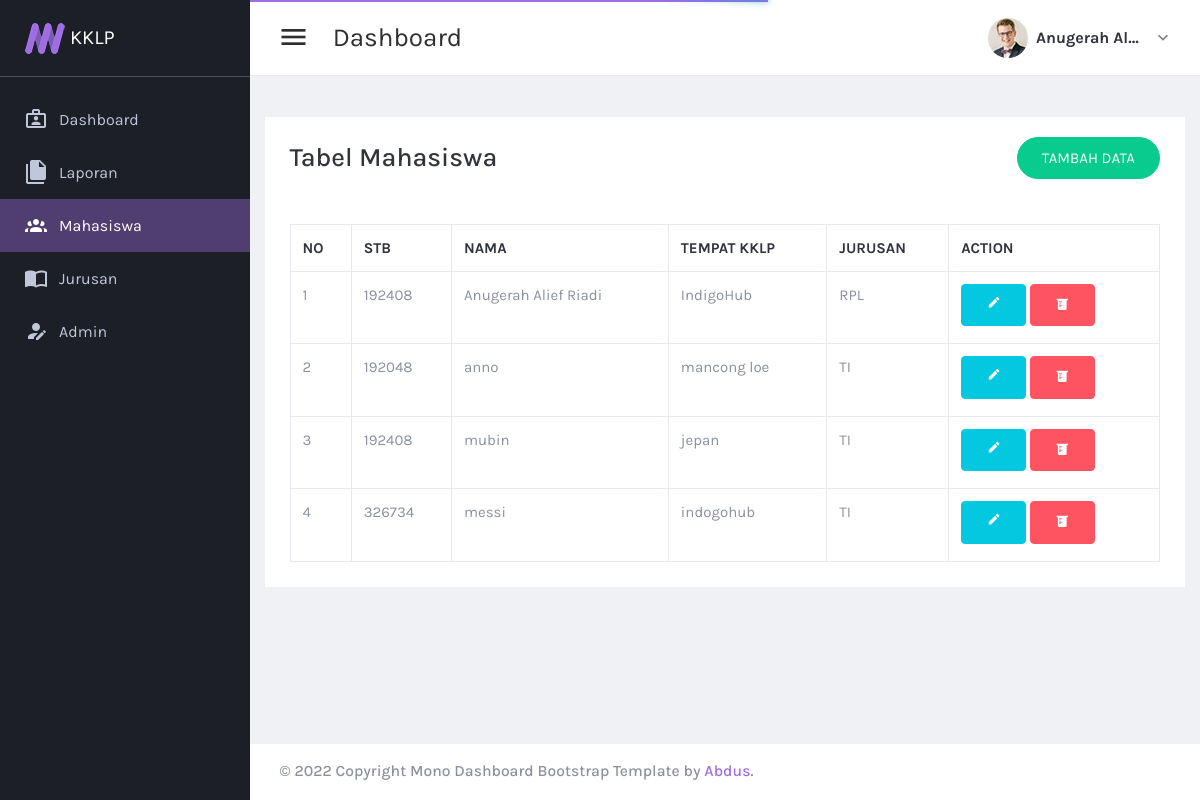
/mahasiswa.php (signed in), run on the app's committed database.
### tables this page shows
CREATE TABLE `mahasiswa` (
  `id_mahasiswa` int(11) NOT NULL,
  `id_jurusan` int(11) NOT NULL,
  `stb` int(11) NOT NULL,
  `nama` varchar(50) NOT NULL,
  `tempat_kklp` varchar(50) NOT NULL
);

CREATE TABLE `jurusan` (
  `id_jurusan` int(11) NOT NULL,
  `kd_jur` varchar(3) NOT NULL,
  `jurusan` varchar(50) NOT NULL
);

### mahasiswa.php (the view, shortened to what this page needs)
<?php
  include 'koneksi.php';
	?>
<!DOCTYPE html>
<html lang="en" dir="ltr">
  <head>
  <link href="plugins/material/css/materialdesignicons.min.css" rel="stylesheet" />
  <link href="plugins/simplebar/simplebar.css" rel="stylesheet" />
  <link href="plugins/nprogress/nprogress.css" rel="stylesheet" />
  <link href="plugins/DataTables/DataTables-1.10.18/css/jquery.dataTables.min.css" rel="stylesheet" />
  <link href="plugins/jvectormap/jquery-jvectormap-2.0.3.css" rel="stylesheet" />
  <link href="plugins/daterangepicker/daterangepicker.css" rel="stylesheet" />
  <link href="https://cdn.quilljs.com/1.3.6/quill.snow.css" rel="stylesheet">
  <link href="plugins/toaster/toastr.min.css" rel="stylesheet" />
  <link id="main-css-href" rel="stylesheet" href="css/style.css" />
</head>
  <body class="navbar-fixed sidebar-fixed" id="body">
    <div class="wrapper">
        <aside class="left-sidebar sidebar-dark" id="left-sidebar">
          <div id="sidebar" class="sidebar sidebar-with-footer">
            <div class="app-brand">
              <a href="/index.html">
                <img src="images/logo.png" alt="Mono">
                <span class="brand-name">KKLP</span>
              </a>
            </div>
            <div class="sidebar-left" data-simplebar style="height: 100%;">
              <ul class="nav sidebar-inner" id="sidebar-menu">
                  <li>
                    <a class="sidenav-item-link" href="dashboard.php">
                      <i class="mdi mdi-briefcase-account-outline"></i>
                      <span class="nav-text">Dashboard</span>
                    </a>
                  </li>
                  <li>
                    <a class="sidenav-item-link" href="laporan.php">
                      <i class="mdi mdi-file-multiple"></i>
                      <span class="nav-text">Laporan</span>
                    </a>
                  </li>
                  <li class="active">
                    <a class="sidenav-item-link" href="mahasiswa.php">
                      <i class="mdi mdi-account-group"></i>
                      <span class="nav-text">Mahasiswa</span>
                    </a>
                  </li>
                  <li>
                    <a class="sidenav-item-link" href="jurusan.php">
                      <i class="mdi mdi-book-open-variant"></i>
                      <span class="nav-text">Jurusan</span>
                    </a>
                  </li>
                  <li>
                    <a class="sidenav-item-link" href="user.php">
                      <i class="mdi mdi-account-edit"></i>
                      <span class="nav-text">Admin</span>
                    </a>
                  </li>
          </div>
        </aside>
      <div class="page-wrapper">
          <header class="main-header" id="header">
            <nav class="navbar navbar-expand-lg navbar-light" id="navbar">
              <button id="sidebar-toggler" class="sidebar-toggle">
              </button>
              <span class="page-title">dashboard</span>
              <div class="navbar-right ">
                <ul class="nav navbar-nav">
                  <li class="dropdown user-menu">
                    <button class="dropdown-toggle nav-link" data-toggle="dropdown">
                      <img src="images/user/user-xs-01.jpg" class="user-image rounded-circle" alt="User Image" />
                      <span class="d-none d-lg-inline-block"><?php echo $_SESSION['username']; ?></span>
                    </button>
                  </li>
                </ul>
              </div>
            </nav>
          </header>
        <div class="content-wrapper">
          <div class="content">
                  <div class="row" style="background-color:white;">
                    <table style="width: 100%;">
                        <tr>
                            <td>
                                <h3 class="m-5">Tabel Mahasiswa</h3>
                            </td>
                            <td style="text-align: right;">
                            <button type="button" class="btn btn-success btn-pill mr-5" data-toggle="modal" data-target="#exampleModalLong">
                              Tambah Data
                            </button>
                            </td>
                        </tr>
                    </table>
                    <table class="table table-bordered m-5">
                    <thead>
                        <tr>
                        <th scope="col">No</th>
                        <th scope="col">stb</th>
                        <th scope="col">Nama</th>
                        <th scope="col">Tempat KKLP</th>
                        <th scope="col">Jurusan</th>
                        <th scope="col">Action</th>
                        </tr>
                    </thead>
                    <tbody>
                      <?php $no = 1;
                        $row = mysqli_query($koneksi,"SELECT * FROM mahasiswa INNER JOIN jurusan ON mahasiswa.id_jurusan = jurusan.id_jurusan");
                        while ($data = mysqli_fetch_array($row)) : ?>
                          <tr >
                            <td><?= $no; ?></td>
                            <td><?= $data["stb"]; ?></td>
                            <td><?= $data["nama"]; ?></td>
                            <td><?= $data["tempat_kklp"]; ?></td>
                            <td><?= $data["kd_jur"]?></td>
                            <td>
                              <a href="edit.php?pesan=mahasiswa&&id=<?= $data['id_mahasiswa']; ?>" class="btn btn-info mb-1"><i class="mdi mdi-border-color"></i></a>
                              <a href="mahasiswa.php?pesan=hapus&&id=<?= $data['id_mahasiswa'];?>" onclick="return confirm('yakin ingin hapus data?')" class="btn btn-danger mb-1"><i class="mdi mdi-beaker"></i></a>
                            </td>
                          </tr>
                          <?php $no++; ?>
                        <?php endwhile; ?>
                    </tbody>
                    </table>
                  </div>
            </div>
        </div>
          <footer class="footer mt-auto">
            <div class="copyright bg-white">
              <p>
                &copy; <span id="copy-year"></span> Copyright Mono Dashboard Bootstrap Template by <a class="text-primary" href="http://www.iamabdus.com/" target="_blank" >Abdus</a>.
              </p>
            </div>
          </footer>
      </div>
    </div>
  </body>
</html>

### data on the page
mahasiswa: stb "192408", nama "Anugerah Alief Riadi", tempat_kklp "IndigoHub", id_jurusan.kd_jur "RPL"
mahasiswa: stb "192048", nama "anno", tempat_kklp "mancong loe", id_jurusan.kd_jur "TI"
mahasiswa: stb "192408", nama "mubin", tempat_kklp "jepan", id_jurusan.kd_jur "TI"
mahasiswa: stb "326734", nama "messi", tempat_kklp "indogohub", id_jurusan.kd_jur "TI"

### other printed values
$_SESSION['username'] "Anugerah Al…"
